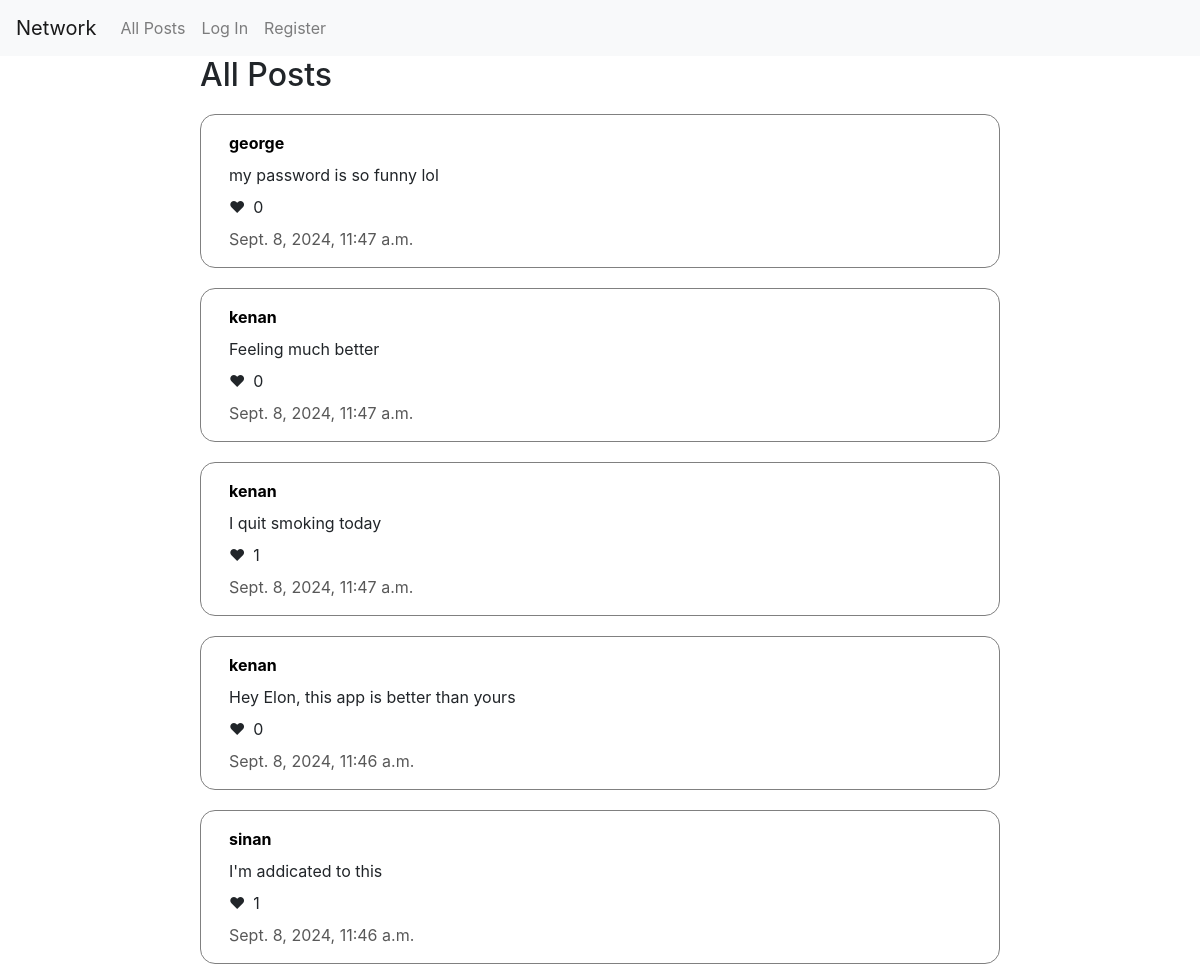
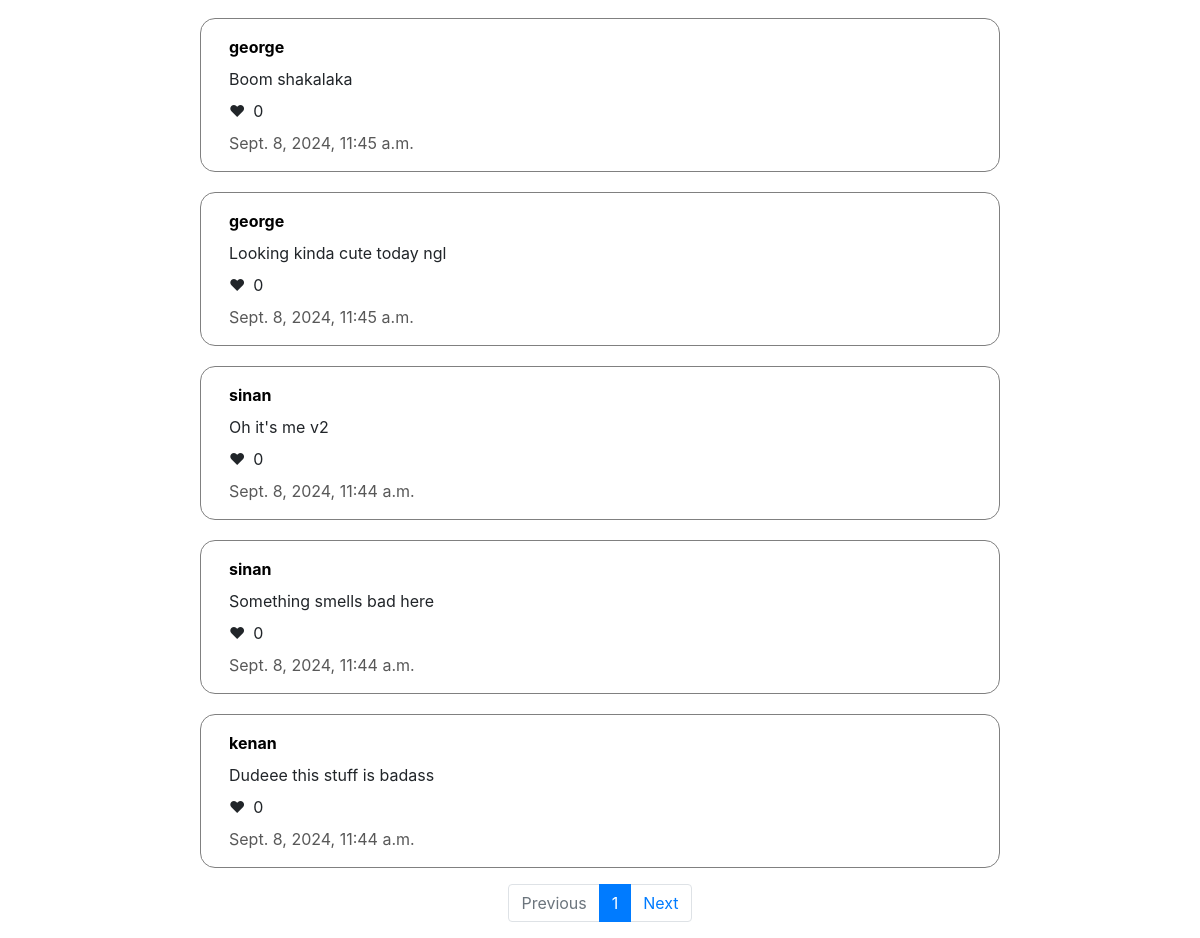
Before: / with the older database file (2 pictures, top to bottom).
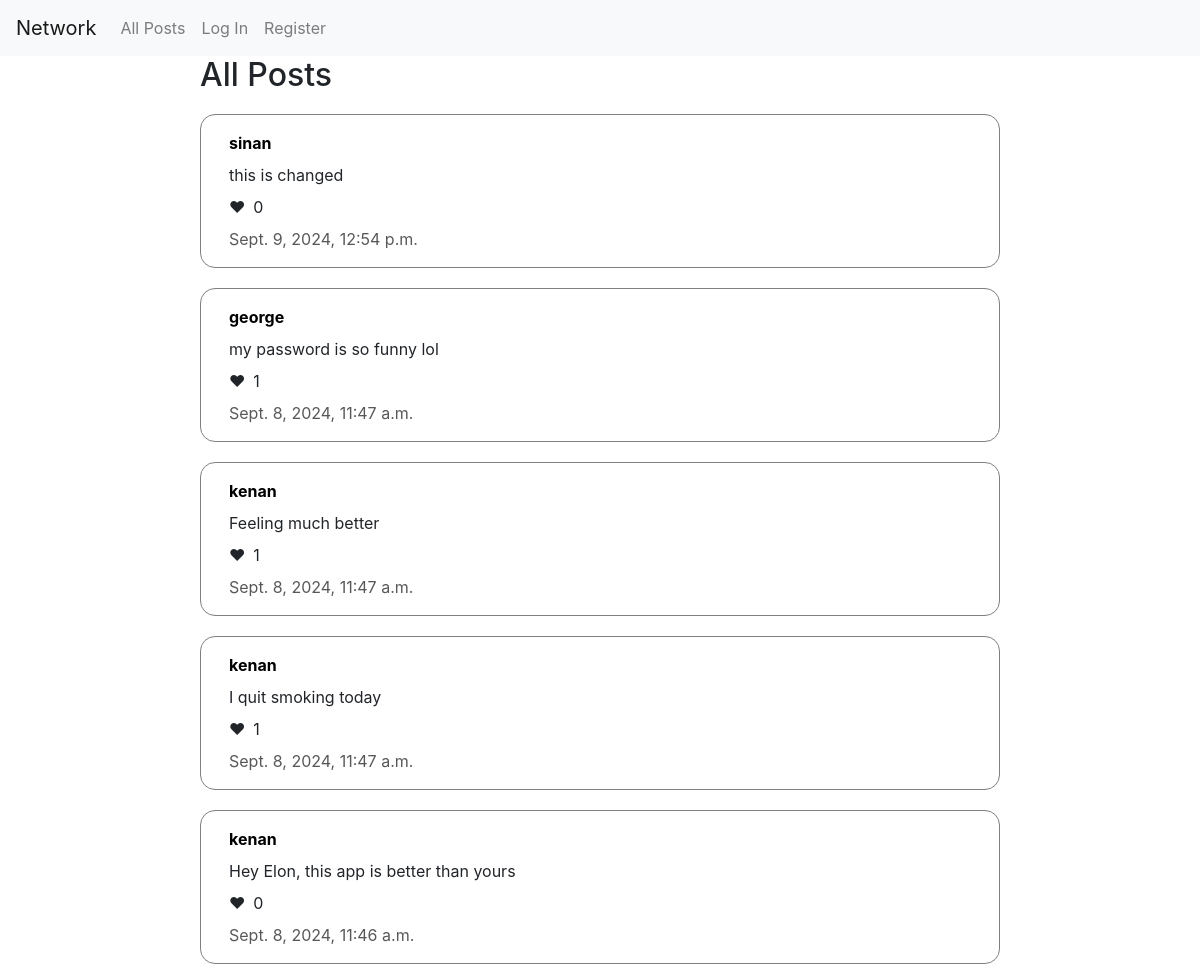
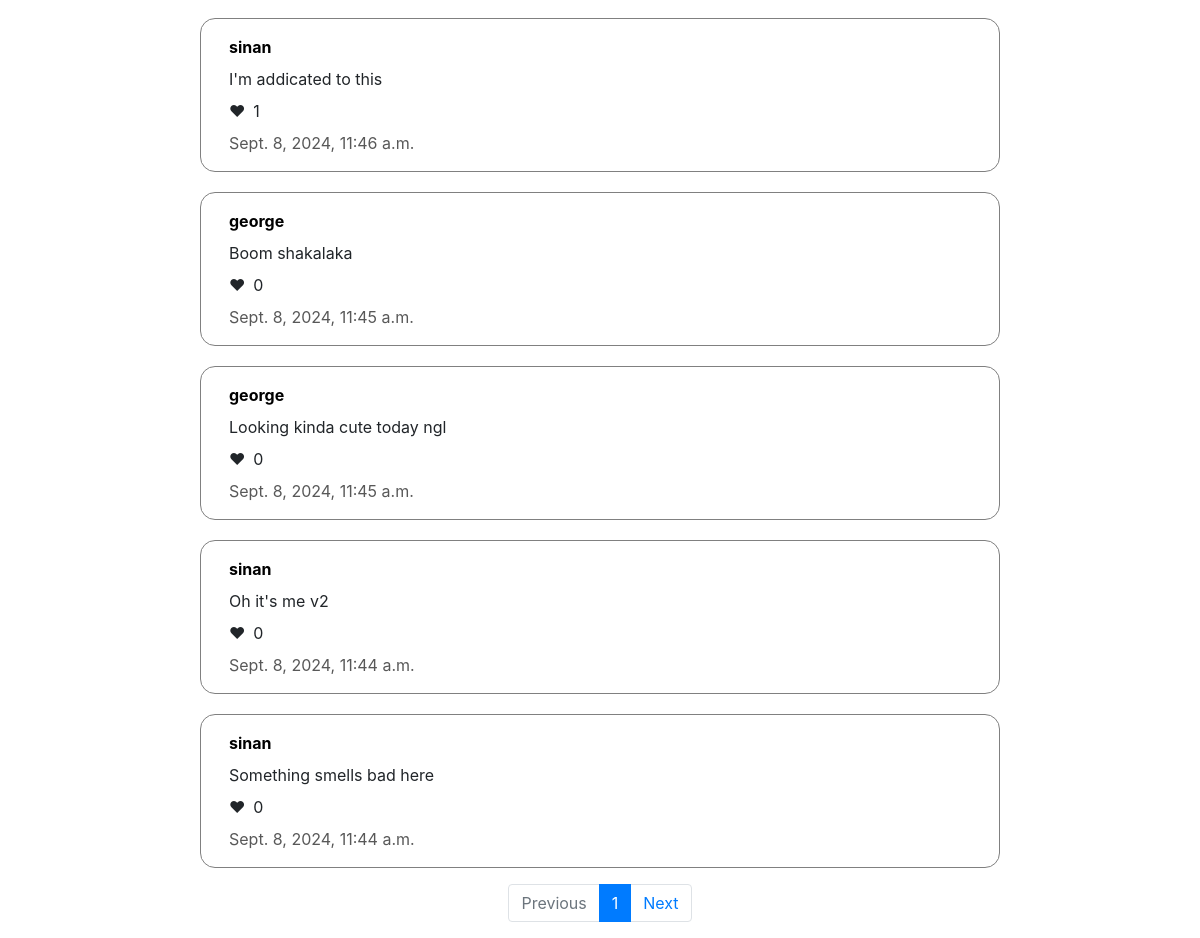
After: the same page with the newer database file (2 pictures, top to bottom).
### network/models.py (models this page shows)
class Post(models.Model):
    content = models.CharField(max_length=256)
    like = models.PositiveIntegerField(default=0)
    owner = models.ForeignKey(User, related_name="owner", on_delete=models.CASCADE)
    time = models.DateTimeField(auto_now_add=True)

class User(AbstractUser):
    pass

### network/views.py (the view)
# urls.py: path("", views.index, name="index"),
def index(request):
    if request.method == "POST":
        user = User.objects.get(pk=request.user.id)
        content = request.POST["content"]
        post = Post.objects.create(content=content, owner=user)
        post.save()
        return HttpResponseRedirect(reverse("index"))
    posts = Post.objects.all().order_by("-time")
    paginator = Paginator(posts,10)
    page_num = request.GET.get('page')
    page_obj = paginator.get_page(page_num)
    return render(request, "network/index.html", {'page_obj': page_obj})

### network/templates/network/index.html (shortened to what this page needs)
{% extends "network/layout.html" %}
{% block body %}
    <main>
        <h2>All Posts</h2>
        {% for item in page_obj %}
        <div class="post" data-id={{item.id}}>
        <p class="username"><a href="{% url 'profile' item.owner.username %}">{{item.owner.username}}</a></p>
        <p id="content">{{ item.content }}</p>
        {% if request.user.is_authenticated %}
        <p><button data-id={{item.id}} class="like-btn" id="like-btn">&#x2764;</button><span class="like-num">{{item.like}}</span></p>
        {% else %}
        <p>&#x2764;<span class="like-num">{{item.like}}</span></p>
        {% endif %}
        <p class="time">{{ item.time }}</p>
        </div>
        {% endfor %}
    </main>
    <footer>
        <nav class="page-nav" aria-label="Page navigation">
            <ul class="pagination justify-content-center">
                {% if page_obj.has_previous %}
                <li class="page-item"><a class="page-link" href="?page={{ page_obj.previous_page_number }}">Previous</a></li>
                {% else %}
                <li class="page-item disabled"><a class="page-link" href="">Previous</a></li>
                {% endif %}
                <li class="page-item active"><a class="page-link" href="?page={{ page_obj.number }}">{{ page_obj.number }}</a></li>
                {% if page_obj.has_next %}
                <li class="page-item"><a class="page-link" href="?page={{ page_obj.next_page_number }}">Next</a></li>
                {% else %}
                <li class="page-item disabled"><a class="page-link" href="">Next</a></li>
                {% endif %}
            </ul>
        </nav>
    </footer>
{% endblock %}

### network/templates/network/layout.html (shortened to what this page needs)
{% load static %}
<!DOCTYPE html>
<html lang="en">
    <head>
        <link rel="stylesheet" href="https://stackpath.bootstrapcdn.com/bootstrap/4.4.1/css/bootstrap.min.css">
        <link href="{% static 'network/styles.css' %}" rel="stylesheet">
    </head>
    <body>
        <header>
        <nav class="navbar navbar-expand-lg navbar-light bg-light">
            <a class="navbar-brand" href="{% url 'index' %}">Network</a>
            <div class="collapse navbar-collapse" id="navbarSupportedContent">
              <ul class="navbar-nav mr-auto">
                <li class="nav-item">
                  <a class="nav-link" href="{% url 'index' %}" id="post-nav">All Posts</a>
                </li>
                {% if user.is_authenticated %}
                    <li class="nav-item">
                        <a class="nav-link" href="{% url 'following' %}" id="follow-nav">Following</a>
                    </li>
                    <li class="nav-item">
                        <a class="nav-link" href="{% url 'logout' %}">Log Out</a>
                    </li>
                {% else %}
                    <li class="nav-item">
                        <a class="nav-link" href="{% url 'login' %}">Log In</a>
                    </li>
                    <li class="nav-item">
                        <a class="nav-link" href="{% url 'register' %}">Register</a>
                    </li>
                {% endif %}
              </ul>
            </div>
          </nav>
        </header>
            {% block body %}
            {% endblock %}
    </body>
</html>

### network/static/network/styles.css (style rules this page uses)
* { margin: 0; padding: 0; box-sizing: border-box; }
body { min-height: 100vh; }
main { max-width: 800px; margin: 0 auto; }
footer { margin-top: 1em; }
p { margin: 0.5em 0.5em; }
p a:any-link { text-decoration: none; font-weight: bolder; color: black; transition: all ease 0.2s; }
.like-num { margin-left: 0.5em; }
#content::placeholder { text-align: right; transform: translateY(200%); }
.username { font-weight: 500; margin-bottom: 0; }
.time { color: rgb(88, 88, 88); }
.post { border: 1px solid gray; border-radius: 15px; margin-top: clamp(1em, 2.5vh, 1.5em); padding: 0.5em 2.5%; }

Changed rows visible on the page:
no longer on this page (row unchanged): Post: owner.username "kenan", content "Dudeee this stuff is badass", like "0", time "Sept. 8, 2024, 11:44 a.m."
added Post: owner.username "sinan", content "this is changed", like "0", time "Sept. 9, 2024, 12:54 p.m."
changed Post "my password is so funny lol": like "0" → "1"
changed Post "Feeling much better": like "0" → "1"
